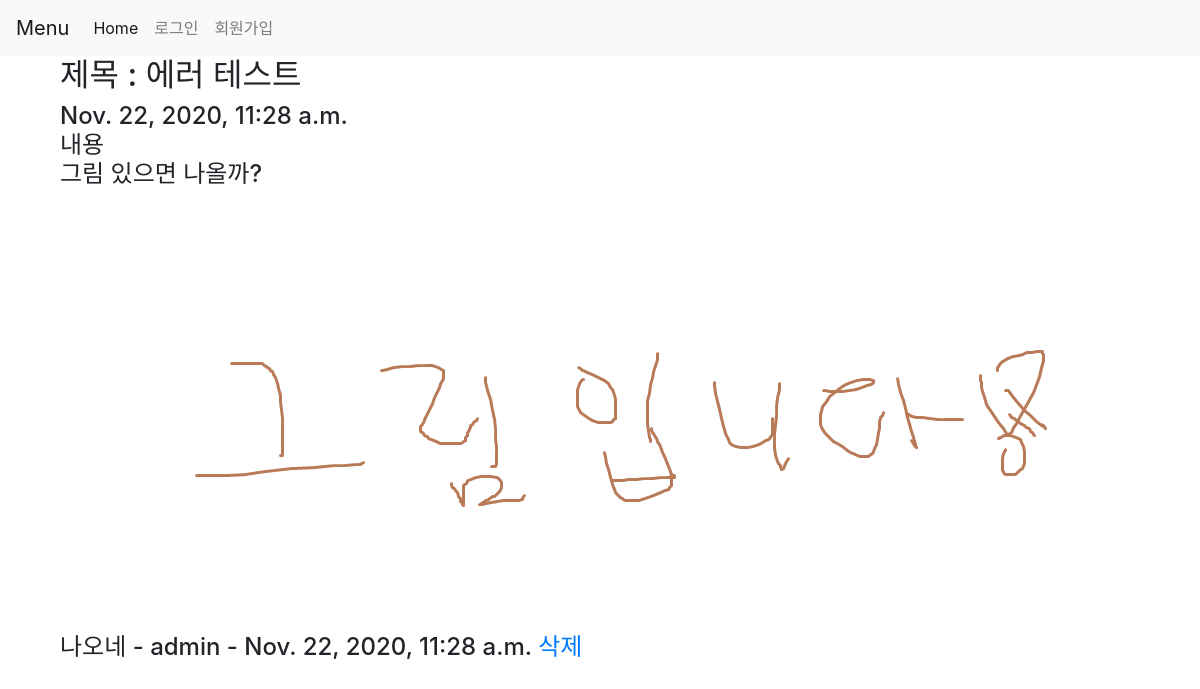
Page /detail/18 on the committed database.
### siteapp/models.py (models this page shows, shortened)
class Content(models.Model):
  title = models.CharField(max_length=20)
  body = models.TextField()
  date = models.DateTimeField(default=timezone.now)
  writer = models.ForeignKey('auth.User', on_delete=models.CASCADE, null=True)
  image = models.ImageField(upload_to="images/", null=True, blank=True)
  class Meta:
    ordering = ['-date',]

class Comment(models.Model):
  post = models.ForeignKey(Content, on_delete=models.CASCADE, null=True)
  body = models.TextField()
  date = models.DateTimeField(default=timezone.now)
  writer = models.ForeignKey('auth.User', on_delete=models.CASCADE, null=True)
  class Meta:
    ordering = ['-date',]

### siteapp/views.py (the view, shortened to what this page needs)
# urls.py: path('detail/<int:contents_id>', views.detail, name="detail"),
def detail(request, contents_id):
  contents_detail = get_object_or_404(Content, pk=contents_id)
  comments = Comment.objects.filter(post = contents_id)
  return render(request, 'detail.html', {'contents_detail':contents_detail, 'comments':comments})

### siteapp/templates/detail.html (shortened to what this page needs)
{% extends 'base.html' %}
{% block content %}
<div class="container">
  <h2> 제목 : {{contents_detail.title}}
  <h4> {{contents_detail.date}}
  <p> 내용 <br> {{contents_detail.body}}</p>
  <br><br>
  {% if contents_detail.image %}
    <img src="{{contents_detail.image.url}}">
  {% endif %}
  <br><br>
  {% for comment in comments %}
  {{comment.body}} - {{comment.writer}} - {{comment.date}}
  <a href="{% url 'comment_delete' comment.id %}">삭제</a>
  <br>
  {% endfor %}
</div>
{% endblock %}

### rows in the picture
Content: title "에러 테스트", date "Nov. 22, 2020, 11:28 a.m.", body "그림 있으면 나올까?", image (picture)
Comment: body "나오네", writer "admin", date "Nov. 22, 2020, 11:28 a.m."
